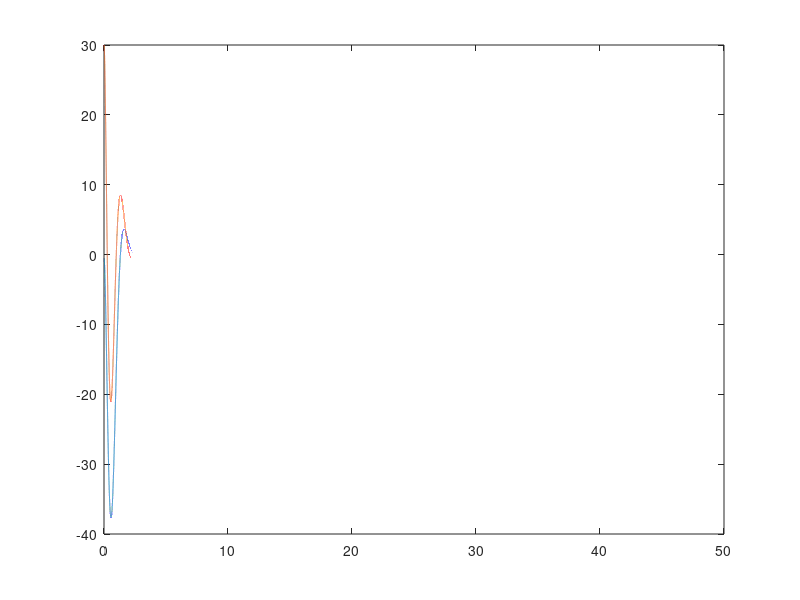

The MATLAB source for this figure:
%% State Variable Project 1

clear
clc
close all

%% Problem 3

% System Initialization
M = 0.5; % cart mass (kg)
m = 0.2; % pendulum mass (kg)
b = 0.1; % coeff friction cart (N/m/sec)
I = 0.006; % pendulum mass moment of inertia (kg*m^2)
g = 9.81; % gravity (m/s^2)
l = 0.3; % length to pendulum COM (m)

x0 = [-0.5; 0; 30; 0]; % initial conditions

d = I*(M+m)+M*m*l^2;

A = [0      1              0           0;
     0 -(I+m*l^2)*b/d  (m^2*g*l^2)/d   0;
     0      0              0           1;
     0 -(m*l*b)/d       m*g*l*(M+m)/d  0];
B = [     0;
     (I+m*l^2)/d;
          0;
        m*l/d];
C = [1 0 0 0;
     0 0 1 0];
D = [0;
     0];

states = {'x' 'x_dot' 'phi' 'phi_dot'};
inputs = {'u'};
outputs = {'x'; 'phi'};

sys_ss = ss(A,B,C,D,'statename',states,'inputname',inputs,'outputname',outputs);

% State Feedback Regulator Simulation

wn_co = 1; % desired natural frequency (rad/s)
zeta_co = 0.8; % desired damping ratio
s_des_co = [-2.3 + 3.92*1i, ...
           -2.3 - 3.92*1i, ...
           -2.3 + 1.83*1i, ...
           -2.3 - 1.83*1i]; % Desired Controller Poles

dt = 0.0001; % Simulation Time Step & Time Vector
t = 0:dt:50;

K = place(A,B,s_des_co);

u = zeros(1,length(t));
y = zeros(2, length(t));
x = zeros(4,length(t));
dx = zeros(4,length(t));
xhat = zeros(4,length(t));
dxhat = zeros(4,length(t));

x(:,1) = [-0.5; 0; 30; 0]; % Initialized State & State Estimate
r = [0; 0; 0; 0]; % Reference 

for i = 1:length(t) - 1

    u(i) = K*(r -x(:,i)); % Control Input

    y(:,i) = C*x(:,i); % Actual State "Measurements"

    dx(:,i) = A*x(:,i) + B*u(i); % Actual State Derivative

    x(:,i+1) = x(:,i) + dx(:,i)*dt; % Integrate Actual States

end

figure
plot(t,x(1,:))
hold on
plot(t,x(3,:))
% axis([0 5 -1 50])
